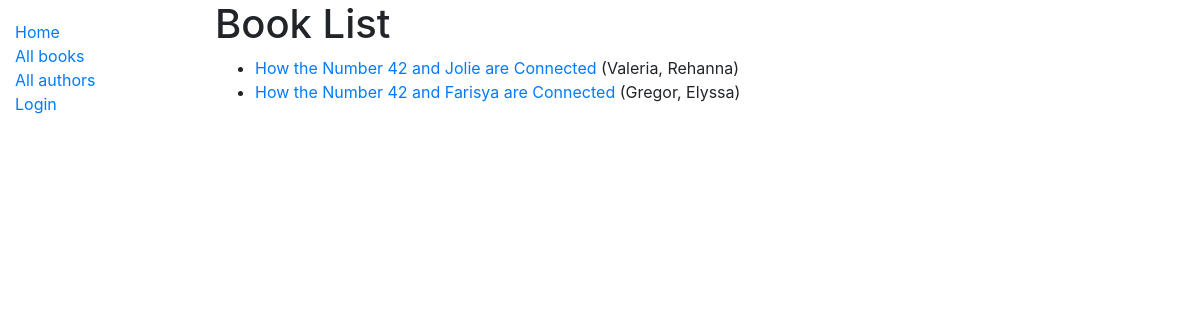
/catalog/books/, run on the app's committed database.
### catalog/models.py (models this page shows, shortened)
class Book(models.Model):
    title = models.CharField(max_length=200)
    author = models.ForeignKey('Author', on_delete=models.SET_NULL, null=True)
    summary = models.TextField(max_length=1000, help_text='Enter a brief description of the book')
    isbn = models.CharField('ISBN', max_length=13, help_text='13 Character <a href="https://www.isbn-international.org/content/what-isbn">ISBN number</a>')
    genre = models.ManyToManyField(Genre, help_text='Select a genre for this book')
    def get_absolute_url(self):
        return reverse('book-detail', args=[str(self.id)])
    def display_genre(self):
        """Create a string for the Genre. This is required to display genre in Admin."""
        return ', '.join(genre.name for genre in self.genre.all()[:3])
    display_genre.short_description = 'Genre'

class Author(models.Model):
    first_name = models.CharField(max_length=100)
    last_name = models.CharField(max_length=100)
    date_of_birth = models.DateField(null=True, blank=True)
    date_of_death = models.DateField('Died', null=True, blank=True)
    class Meta:
        ordering = ['last_name', 'first_name']
        permissions = (("can_mark_returned", "Set book as returned"),)
    def __str__(self):
        return '{0}, {1}'.format(self.last_name, self.first_name)

### catalog/views.py (the view)
# urls.py: path('books/', views.BookListView.as_view(), name='books'),
class BookListView(generic.ListView):
    model = Book
    paginate_by = 2

### catalog/templates/catalog/book_list.html
{% extends "base_generic.html" %}
{% block content %}
  <h1>Book List</h1>
  {% if book_list %}
  <ul>
    {% for book in book_list %}
      <li>
        <a href="{{ book.get_absolute_url }}">{{ book.title }}</a> ({{book.author}})
      </li>
    {% endfor %}
  </ul>
  {% else %}
    <p>There are no books in the library.</p>
  {% endif %}
{% endblock %}

### data on the page
Book: title "How the Number 42 and Jolie are Connected", author "Valeria, Rehanna"
Book: title "How the Number 42 and Farisya are Connected", author "Gregor, Elyssa"
